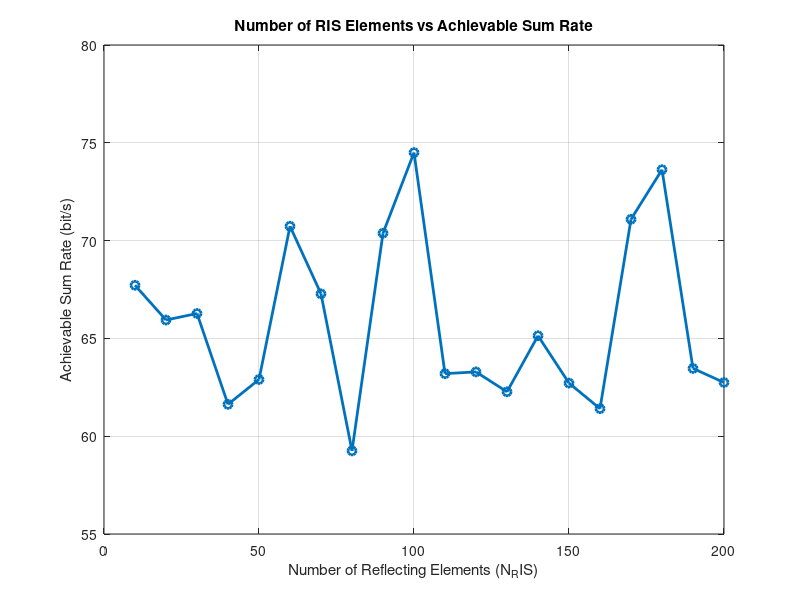

This figure's MATLAB source:
clear; clc; close all;
%%%%%%%%%%> Number of reflecting elements N at RIS versus the achievable sum rate (bit/s)********
% Constants
rng(222); % Ensure reproducibility
c = 299792458; % Speed of light in m/s
frequency = 28e9; % Frequency in mmWave band (28 GHz)
wavelength = c / frequency; % Wavelength calculation

% Parameters
numUsers = 10; % Number of users
N_BS = 8; % Number of base station antennas
BS_location = [0, 0, 10]; % Fixed Base Station location
RIS_location = [5, 0, 5]; % Fixed RIS location
maxBounds = [10, 10, 10]; % Space boundaries (x, y, z)
sigma2 = 1e-9; % Noise power (W)
P_BS_max = 10; % Power budget at BS (Watts)
quantization_levels = 4; % Number of RIS phase quantization levels

% User Locations and Mobility
userLocations = rand(numUsers, 3) .* maxBounds; % Initial user locations

% Different Numbers of RIS Elements (N_RIS)
N_RIS_values = 10:10:200; % Test for 10, 20, ..., 200 RIS elements
sum_rates = zeros(size(N_RIS_values)); % Store sum rates for each N_RIS

%% Functions

% Path Loss
function PL = path_loss(d, wavelength)
    PL = (wavelength / (4 * pi * d))^2; % Linear scale
end

% Generate Channels with Rician Fading
function [H_BS_RIS, H_RIS_Users, H_BS_Users] = generate_channels(userLocations, RIS_positions, BS_location, N_BS, N_RIS, numUsers, wavelength, K_factor)
    LOS_component = 1; % Line-of-sight
    NLOS_component = sqrt(1 / (1 + K_factor));

    H_BS_RIS = zeros(N_RIS, N_BS);
    H_RIS_Users = zeros(numUsers, N_RIS);
    H_BS_Users = zeros(numUsers, N_BS);

    % BS ↔ RIS channel
    for i = 1:N_RIS
        d_BS_RIS = norm(RIS_positions(i, :) - BS_location);
        PL_BS_RIS = path_loss(d_BS_RIS, wavelength);
        H_BS_RIS(i, :) = sqrt(PL_BS_RIS) * (LOS_component + NLOS_component * (randn(1, N_BS) + 1j * randn(1, N_BS))) / sqrt(2);
    end

    % RIS ↔ Users channel
    for k = 1:numUsers
        for i = 1:N_RIS
            d_RIS_User = norm(userLocations(k, :) - RIS_positions(i, :));
            PL_RIS_User = path_loss(d_RIS_User, wavelength);
            H_RIS_Users(k, i) = sqrt(PL_RIS_User) * (LOS_component + NLOS_component * (randn + 1j * randn)) / sqrt(2);
        end
    end

    % BS ↔ Users channel
    for k = 1:numUsers
        d_BS_User = norm(userLocations(k, :) - BS_location);
        PL_BS_User = path_loss(d_BS_User, wavelength);
        H_BS_Users(k, :) = sqrt(PL_BS_User) * (LOS_component + NLOS_component * (randn(1, N_BS) + 1j * randn(1, N_BS))) / sqrt(2);
    end
end

% Achievable Sum Rate
function R = compute_sum_rate(w, theta, H_BS_RIS, H_RIS_Users, H_BS_Users, sigma2)
    numUsers = size(H_RIS_Users, 1);
    R = 0;
    for k = 1:numUsers
        h_eff = H_BS_Users(k, :) * w + H_RIS_Users(k, :) * diag(exp(1j * theta)) * H_BS_RIS * w;
        signal_power = abs(h_eff)^2;
        SINR = signal_power / sigma2;
        R = R + log2(1 + SINR);
    end
end

% Quantize RIS Phases
function quantized_theta = quantize_phases(theta, quantization_levels)
    step_size = 2 * pi / quantization_levels;
    quantized_theta = step_size * round(theta / step_size);
end

% GA Optimization
function [optimized_w, optimized_theta, fitness_log] = optimize_ga(H_BS_RIS, H_RIS_Users, H_BS_Users, N_BS, N_RIS, P_BS_max, sigma2, maxGenerations, popSize, quantization_levels)
    % Initialize Population
    population_w = randn(N_BS, popSize) + 1j * randn(N_BS, popSize); % Random beamforming
    population_theta = 2 * pi * rand(N_RIS, popSize); % Random RIS phase shifts

    fitness_log = zeros(1, maxGenerations); % Track fitness per generation

    % GA Optimization Loop
    for gen = 1:maxGenerations
        % Fitness Evaluation
        fitness = zeros(1, popSize);
        for i = 1:popSize
            w = sqrt(P_BS_max) * population_w(:, i) / norm(population_w(:, i)); % Normalize power
            theta = quantize_phases(population_theta(:, i), quantization_levels); % Quantize RIS phases
            fitness(i) = compute_sum_rate(w, theta, H_BS_RIS, H_RIS_Users, H_BS_Users, sigma2);
        end
        fitness_log(gen) = max(fitness); % Log best fitness

        % Selection: Keep the top half of the population
        [~, idx] = sort(fitness, 'descend');
        top_w = population_w(:, idx(1:popSize / 2));
        top_theta = population_theta(:, idx(1:popSize / 2));

        % Crossover and Mutation
        new_population_w = top_w;
        new_population_theta = top_theta;
        for i = 1:(popSize / 2)
            p1 = randi(size(top_w, 2));
            p2 = randi(size(top_w, 2));
            child_w = (top_w(:, p1) + top_w(:, p2)) / 2;
            child_theta = mean([top_theta(:, p1), top_theta(:, p2)], 2);
            new_population_w(:, end + 1) = child_w;
            new_population_theta(:, end + 1) = child_theta;
        end
        % Apply Mutation
        mutation_rate = 0.1; % Probability of mutation
        mutation_indices = rand(size(new_population_theta)) < mutation_rate;
        new_population_theta(mutation_indices) = 2 * pi * rand(sum(mutation_indices(:)), 1);

        population_w = new_population_w(:, 1:popSize); % Trim population
        population_theta = new_population_theta(:, 1:popSize);
    end
    [~, best_idx] = max(fitness);
    optimized_w = population_w(:, best_idx);
    optimized_theta = quantize_phases(population_theta(:, best_idx), quantization_levels);
end

% Particle Swarm Optimization (PSO)
function [optimized_w, optimized_theta, fitness_log] = optimize_pso(H_BS_RIS, H_RIS_Users, H_BS_Users, N_BS, N_RIS, P_BS_max, sigma2, numParticles, maxIterations, quantization_levels)
    % Initialize Particle Positions and Velocities
    particle_w = randn(N_BS, numParticles) + 1j * randn(N_BS, numParticles); % Random beamforming
    particle_theta = 2 * pi * rand(N_RIS, numParticles); % Random RIS phases
    velocity_w = randn(N_BS, numParticles) * 0.1;
    velocity_theta = randn(N_RIS, numParticles) * 0.1;

    % Fitness Evaluation
    fitness = zeros(1, numParticles);
    best_local_fitness = -Inf(1, numParticles);
    best_local_w = particle_w;
    best_local_theta = particle_theta;

    % Global Best
    [global_best_fitness, best_idx] = max(fitness);
    global_best_w = particle_w(:, best_idx);
    global_best_theta = particle_theta(:, best_idx);

    fitness_log = zeros(1, maxIterations);

    % PSO Loop
    for iter = 1:maxIterations
        for i = 1:numParticles
            % Normalize Power
            w = sqrt(P_BS_max) * particle_w(:, i) / norm(particle_w(:, i));
            theta = quantize_phases(particle_theta(:, i), quantization_levels);
            fitness(i) = compute_sum_rate(w, theta, H_BS_RIS, H_RIS_Users, H_BS_Users, sigma2);

            % Update Local Best
            if fitness(i) > best_local_fitness(i)
                best_local_fitness(i) = fitness(i);
                best_local_w(:, i) = particle_w(:, i);
                best_local_theta(:, i) = particle_theta(:, i);
            end
        end

        % Update Global Best
        [current_best_fitness, best_idx] = max(fitness);
        if current_best_fitness > global_best_fitness
            global_best_fitness = current_best_fitness;
            global_best_w = particle_w(:, best_idx);
            global_best_theta = particle_theta(:, best_idx);
        end

        % Velocity Update
        for i = 1:numParticles
            velocity_w(:, i) = 0.5 * velocity_w(:, i) + rand * (best_local_w(:, i) - particle_w(:, i)) + ...
                rand * (global_best_w - particle_w(:, i));
            velocity_theta(:, i) = 0.5 * velocity_theta(:, i) + rand * (best_local_theta(:, i) - particle_theta(:, i)) + ...
                rand * (global_best_theta - particle_theta(:, i));
        end

        % Position Update
        particle_w = particle_w + velocity_w;
        particle_theta = particle_theta + velocity_theta;

        fitness_log(iter) = global_best_fitness;
    end
    optimized_w = global_best_w;
    optimized_theta = quantize_phases(global_best_theta, quantization_levels);
end

% Hybrid GA-PSO Optimization
function [optimized_w, optimized_theta, fitness_log] = optimize_hybrid(H_BS_RIS, H_RIS_Users, H_BS_Users, N_BS, N_RIS, P_BS_max, sigma2, ga_generations, ga_pop_size, pso_particles, pso_iterations, quantization_levels)
    % GA Phase
    [ga_w, ga_theta, ~] = optimize_ga(H_BS_RIS, H_RIS_Users, H_BS_Users, N_BS, N_RIS, P_BS_max, sigma2, ga_generations, ga_pop_size, quantization_levels);

    % Use GA result as initialization for PSO
    particle_w = repmat(ga_w, 1, pso_particles) + (randn(N_BS, pso_particles) + 1j * randn(N_BS, pso_particles)) * 0.1;
    particle_theta = repmat(ga_theta, 1, pso_particles) + randn(N_RIS, pso_particles) * 0.1;

    [optimized_w, optimized_theta, fitness_log] = optimize_pso(H_BS_RIS, H_RIS_Users, H_BS_Users, N_BS, N_RIS, P_BS_max, sigma2, pso_particles, pso_iterations, quantization_levels);
end
%% Simulation Loop to Vary N_RIS
maxGenerations = 20;
popSize = 50;

for i = 1:length(N_RIS_values)
    N_RIS = N_RIS_values(i); % Update the number of RIS elements

    % Generate RIS Positions 
    RIS_spacing = wavelength / 2;
    N_RIS_sqrt = ceil(sqrt(N_RIS)); % Use ceil to ensure enough elements
    [ris_x, ris_y] = meshgrid(0:N_RIS_sqrt-1, 0:N_RIS_sqrt-1);
    ris_x = RIS_spacing * (ris_x(:) - mean(ris_x(:))); % X-coordinates
    ris_y = RIS_spacing * (ris_y(:) - mean(ris_y(:))); % Y-coordinates
    % Ensure total elements match N_RIS
    RIS_positions = RIS_location + [ris_x(1:N_RIS), ris_y(1:N_RIS), zeros(N_RIS, 1)]; % 3D positions of RIS elements

    % Generate Channels for current N_RIS
    [H_BS_RIS, H_RIS_Users, H_BS_Users] = generate_channels(userLocations, RIS_positions, BS_location, N_BS, N_RIS, numUsers, wavelength, 10);

    % GA Optimization
    [ga_w, ga_theta, ~] = optimize_ga(H_BS_RIS, H_RIS_Users, H_BS_Users, N_BS, N_RIS, P_BS_max, sigma2, maxGenerations, popSize, quantization_levels);
    sum_rates(i) = compute_sum_rate(ga_w, ga_theta, H_BS_RIS, H_RIS_Users, H_BS_Users, sigma2);
end

% Plot N_RIS vs Achievable Sum Rate
figure;
plot(N_RIS_values, sum_rates, '-o', 'LineWidth', 2);
grid on;
xlabel('Number of Reflecting Elements (N_RIS)');
ylabel('Achievable Sum Rate (bit/s)');
title('Number of RIS Elements vs Achievable Sum Rate');
